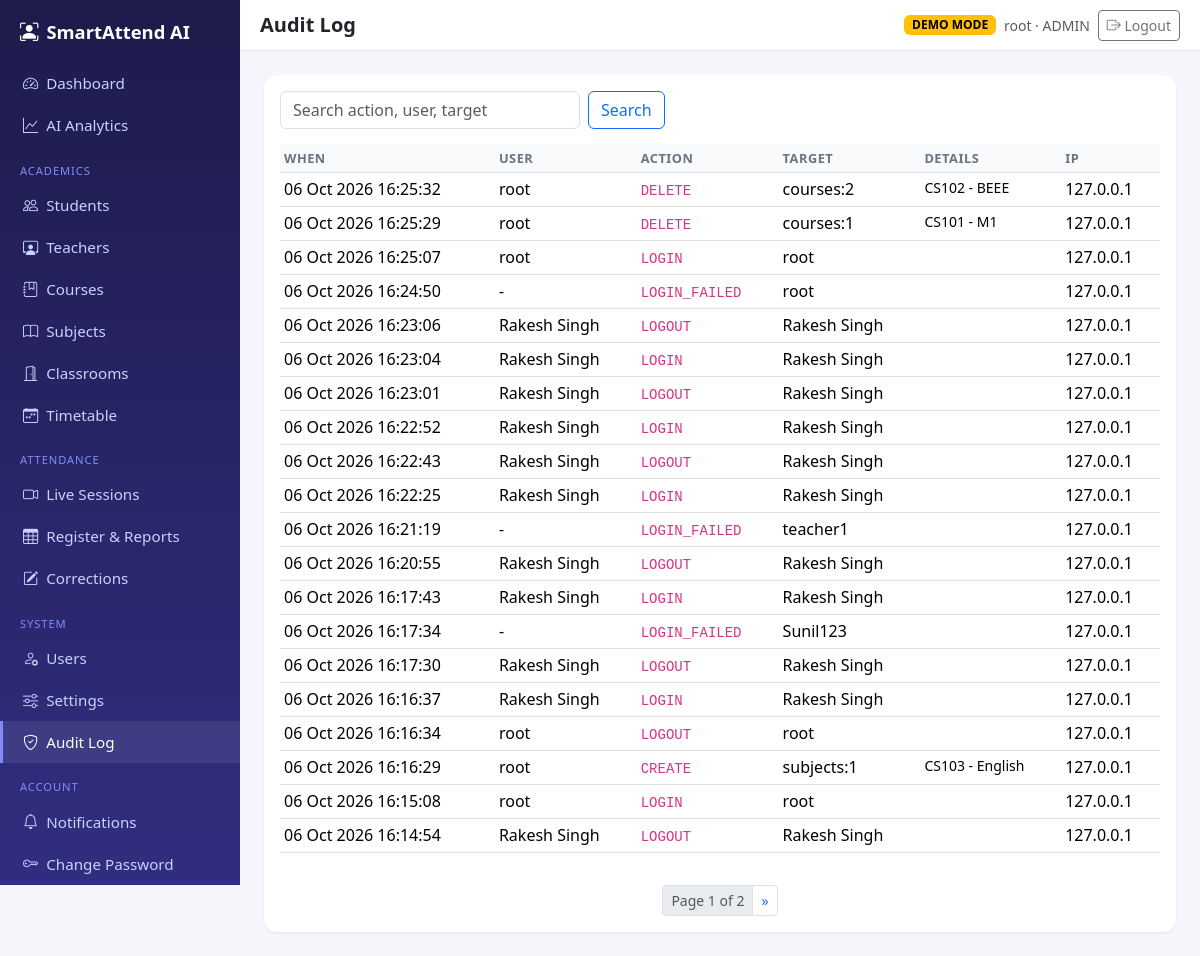
Screenshot of /audit/ (signed in) with the database file from the repository.
### apps/accounts/models.py (models this page shows, shortened)
class User(AbstractUser):
    ADMIN, TEACHER, STUDENT = "ADMIN", "TEACHER", "STUDENT"
    ROLES = [(ADMIN, "Admin"), (TEACHER, "Teacher"), (STUDENT, "Student")]
    role = models.CharField(max_length=10, choices=ROLES, default=STUDENT, db_index=True)
    phone = models.CharField(max_length=20, blank=True)
    def __str__(self):
        return self.get_full_name() or self.username

### apps/core/models.py (models this page shows, shortened)
class AuditLog(models.Model):
    user = models.ForeignKey(settings.AUTH_USER_MODEL, null=True, blank=True, on_delete=models.SET_NULL, related_name="audit_logs")
    action = models.CharField(max_length=60, db_index=True)
    target = models.CharField(max_length=200, blank=True)
    details = models.TextField(blank=True)
    ip_address = models.GenericIPAddressField(null=True, blank=True)
    created_at = models.DateTimeField(auto_now_add=True, db_index=True)
    class Meta:
        ordering = ["-created_at"]

### apps/core/views.py (the view)
# urls.py: path("audit/", views.audit_log, name="audit_log"),
@admin_required
def audit_log(request):
    qs = AuditLog.objects.select_related("user")
    q = request.GET.get("q", "").strip()
    if q:
        from django.db.models import Q
        qs = qs.filter(Q(action__icontains=q) | Q(target__icontains=q) | Q(user__username__icontains=q) | Q(details__icontains=q))
    page = Paginator(qs, 20).get_page(request.GET.get("page"))
    return render(request, "admin_panel/audit.html", {"page": page, "q": q})

### apps/core/context_processors.py (called while the page is built)
def globals(request):
    ctx = {"DEMO_MODE": settings.DEMO_MODE, "PROJECT_NAME": "SmartAttend AI"}
    u = getattr(request, "user", None)
    if u is not None and u.is_authenticated:
        ctx["unread_count"] = u.notifications.filter(is_read=False).count()
        ctx["eff_role"] = "ADMIN" if u.is_superuser else u.role
    return ctx

### apps/core/templatetags/core_extras.py (called while the page is built)
@register.simple_tag(takes_context=True)
def qs_without_page(context):
    q = context["request"].GET.copy()
    q.pop("page", None)
    return q.urlencode()

### templates/admin_panel/audit.html
{% extends "base.html" %}{% block title %}Audit{% endblock %}{% block heading %}Audit Log{% endblock %}
{% block content %}<div class="card p-3"><form class="mb-3 d-flex gap-2"><input class="form-control" style="max-width:300px" name="q" value="{{ q }}" placeholder="Search action, user, target"><button class="btn btn-outline-primary">Search</button></form>
<div class="table-responsive"><table class="table table-sm table-hover"><thead><tr><th>When</th><th>User</th><th>Action</th><th>Target</th><th>Details</th><th>IP</th></tr></thead><tbody>
{% for a in page %}<tr><td class="text-nowrap">{{ a.created_at|date:"d M Y H:i:s" }}</td><td>{{ a.user|default:"-" }}</td><td><code>{{ a.action }}</code></td><td>{{ a.target }}</td><td class="small">{{ a.details|truncatechars:90 }}</td><td>{{ a.ip_address|default:"" }}</td></tr>{% endfor %}</tbody></table></div>
{% include "partials/pagination.html" %}</div>{% endblock %}

### templates/base.html (shortened to what this page needs)
{% load static core_extras %}<!doctype html>
<html lang="en"><head>
<link href="https://cdn.jsdelivr.net/npm/bootstrap@5.3.3/dist/css/bootstrap.min.css" rel="stylesheet">
<link href="https://cdn.jsdelivr.net/npm/bootstrap-icons@1.11.3/font/bootstrap-icons.css" rel="stylesheet">
<link href="{% static 'css/app.css' %}" rel="stylesheet">
</head><body>
<aside class="sidebar" id="sidebar">
  <a class="brand" href="{% url 'dashboard' %}"><i class="bi bi-person-bounding-box me-2"></i>{{ PROJECT_NAME }}</a>
  <nav class="nav flex-column">
  {% if eff_role == "ADMIN" %}
    <a class="nav-link" href="{% url 'admin_dashboard' %}"><i class="bi bi-speedometer2 me-2"></i>Dashboard</a>
    <a class="nav-link" href="{% url 'analytics' %}"><i class="bi bi-graph-up me-2"></i>AI Analytics</a>
    <div class="nav-section">Academics</div>
    <a class="nav-link" href="{% url 'crud_list' 'students' %}"><i class="bi bi-people me-2"></i>Students</a>
    <a class="nav-link" href="{% url 'crud_list' 'teachers' %}"><i class="bi bi-person-workspace me-2"></i>Teachers</a>
    <a class="nav-link" href="{% url 'crud_list' 'courses' %}"><i class="bi bi-journal-bookmark me-2"></i>Courses</a>
    <a class="nav-link" href="{% url 'crud_list' 'subjects' %}"><i class="bi bi-book me-2"></i>Subjects</a>
    <a class="nav-link" href="{% url 'crud_list' 'classrooms' %}"><i class="bi bi-door-open me-2"></i>Classrooms</a>
    <a class="nav-link" href="{% url 'crud_list' 'timetables' %}"><i class="bi bi-calendar-week me-2"></i>Timetable</a>
    <div class="nav-section">Attendance</div>
    <a class="nav-link" href="{% url 'teacher_dashboard' %}"><i class="bi bi-camera-video me-2"></i>Live Sessions</a>
    <a class="nav-link" href="{% url 'register' %}"><i class="bi bi-table me-2"></i>Register &amp; Reports</a>
    <a class="nav-link" href="{% url 'corrections_admin' %}"><i class="bi bi-pencil-square me-2"></i>Corrections</a>
    <div class="nav-section">System</div>
    <a class="nav-link" href="{% url 'crud_list' 'users' %}"><i class="bi bi-person-gear me-2"></i>Users</a>
    <a class="nav-link" href="{% url 'system_settings' %}"><i class="bi bi-sliders me-2"></i>Settings</a>
    <a class="nav-link" href="{% url 'audit_log' %}"><i class="bi bi-shield-check me-2"></i>Audit Log</a>
  {% elif eff_role == "STUDENT" %}
    <a class="nav-link" href="{% url 'student_dashboard' %}"><i class="bi bi-house me-2"></i>My Dashboard</a>
  {% endif %}
    <div class="nav-section">Account</div>
    <a class="nav-link" href="{% url 'notifications' %}"><i class="bi bi-bell me-2"></i>Notifications{% if unread_count %} <span class="badge bg-danger">{{ unread_count }}</span>{% endif %}</a>
    <a class="nav-link" href="{% url 'password_change' %}"><i class="bi bi-key me-2"></i>Change Password</a>
  </nav>
</aside>
<div class="main">
  <div class="topbar d-flex align-items-center justify-content-between">
    <h5 class="mb-0 fw-semibold">{% block heading %}{% endblock %}</h5>
    <div class="d-flex align-items-center gap-2">
      {% if DEMO_MODE %}<span class="badge text-bg-warning">DEMO MODE</span>{% endif %}
      <span class="text-muted small d-none d-md-inline">{{ request.user.get_full_name|default:request.user.username }} · {{ eff_role }}</span>
      <form method="post" action="{% url 'logout' %}">{% csrf_token %}<button class="btn btn-sm btn-outline-secondary"><i class="bi bi-box-arrow-right"></i> Logout</button></form>
    </div>
  </div>
  <div class="p-3 p-lg-4">
    {% block content %}{% endblock %}
  </div>
</div>
</body></html>

### static/css/app.css (style rules this page uses)
:root { --sb:#1e1b4b;--ac:#4f46e5 }
body { background:#f4f6fb;font-family:system-ui,-apple-system,"Segoe UI",Roboto,sans-serif }
.sidebar { width:240px;min-height:100vh;background:linear-gradient(180deg,#1e1b4b,#312e81);position:fixed;top:0;left:0;z-index:1030;transition:transform .2s }
.sidebar .brand { color:#fff;font-weight:700;font-size:1.15rem;padding:1.1rem 1.25rem;display:block;text-decoration:none }
.sidebar .nav-link { color:#c7d2fe;padding:.6rem 1.25rem;border-left:3px solid transparent;font-size:.95rem }
.sidebar .nav-link:hover,.sidebar .nav-link.active { color:#fff;background:rgba(255,255,255,.08);border-left-color:#818cf8 }
.sidebar .nav-section { color:#818cf8;font-size:.7rem;text-transform:uppercase;letter-spacing:.08em;padding:1rem 1.25rem .3rem }
.main { margin-left:240px;min-height:100vh }
.topbar { background:#fff;border-bottom:1px solid #e5e7eb;padding:.6rem 1.25rem;position:sticky;top:0;z-index:1020 }
.card { border:0;box-shadow:0 1px 3px rgba(0,0,0,.08);border-radius:.8rem }
.table thead th { background:#f9fafb;font-size:.8rem;text-transform:uppercase;letter-spacing:.04em;color:#6b7280;white-space:nowrap }

### rows the page displays
User: user.get_full_name "root"
AuditLog: created_at "06 Oct 2026 16:25:32", user "root", action "DELETE", target "courses:2", details "CS102 - BEEE", ip_address "127.0.0.1"
AuditLog: created_at "06 Oct 2026 16:25:29", user "root", action "DELETE", target "courses:1", details "CS101 - M1", ip_address "127.0.0.1"
AuditLog: created_at "06 Oct 2026 16:25:07", user "root", action "LOGIN", target "root", ip_address "127.0.0.1"
AuditLog: created_at "06 Oct 2026 16:24:50", user "-", action "LOGIN_FAILED", target "root", ip_address "127.0.0.1"
AuditLog: created_at "06 Oct 2026 16:23:06", user "Rakesh Singh", action "LOGOUT", target "Rakesh Singh", ip_address "127.0.0.1"
AuditLog: created_at "06 Oct 2026 16:23:04", user "Rakesh Singh", action "LOGIN", target "Rakesh Singh", ip_address "127.0.0.1"
AuditLog: created_at "06 Oct 2026 16:23:01", user "Rakesh Singh", action "LOGOUT", target "Rakesh Singh", ip_address "127.0.0.1"
AuditLog: created_at "06 Oct 2026 16:22:52", user "Rakesh Singh", action "LOGIN", target "Rakesh Singh", ip_address "127.0.0.1"
AuditLog: created_at "06 Oct 2026 16:22:43", user "Rakesh Singh", action "LOGOUT", target "Rakesh Singh", ip_address "127.0.0.1"
AuditLog: created_at "06 Oct 2026 16:22:25", user "Rakesh Singh", action "LOGIN", target "Rakesh Singh", ip_address "127.0.0.1"
AuditLog: created_at "06 Oct 2026 16:21:19", user "-", action "LOGIN_FAILED", target "teacher1", ip_address "127.0.0.1"
AuditLog: created_at "06 Oct 2026 16:20:55", user "Rakesh Singh", action "LOGOUT", target "Rakesh Singh", ip_address "127.0.0.1"
AuditLog: created_at "06 Oct 2026 16:17:43", user "Rakesh Singh", action "LOGIN", target "Rakesh Singh", ip_address "127.0.0.1"
AuditLog: created_at "06 Oct 2026 16:17:34", user "-", action "LOGIN_FAILED", target "Sunil123", ip_address "127.0.0.1"
AuditLog: created_at "06 Oct 2026 16:17:30", user "Rakesh Singh", action "LOGOUT", target "Rakesh Singh", ip_address "127.0.0.1"
AuditLog: created_at "06 Oct 2026 16:16:37", user "Rakesh Singh", action "LOGIN", target "Rakesh Singh", ip_address "127.0.0.1"
AuditLog: created_at "06 Oct 2026 16:16:34", user "root", action "LOGOUT", target "root", ip_address "127.0.0.1"
AuditLog: created_at "06 Oct 2026 16:16:29", user "root", action "CREATE", target "subjects:1", details "CS103 - English", ip_address "127.0.0.1"
AuditLog: created_at "06 Oct 2026 16:15:08", user "root", action "LOGIN", target "root", ip_address "127.0.0.1"
AuditLog: created_at "06 Oct 2026 16:14:54", user "Rakesh Singh", action "LOGOUT", target "Rakesh Singh", ip_address "127.0.0.1"

### other values shown
{{ PROJECT_NAME }} "SmartAttend AI"
{{ eff_role }} "ADMIN"
{{ page.number }} "1"
{{ page.paginator.num_pages }} "2"
